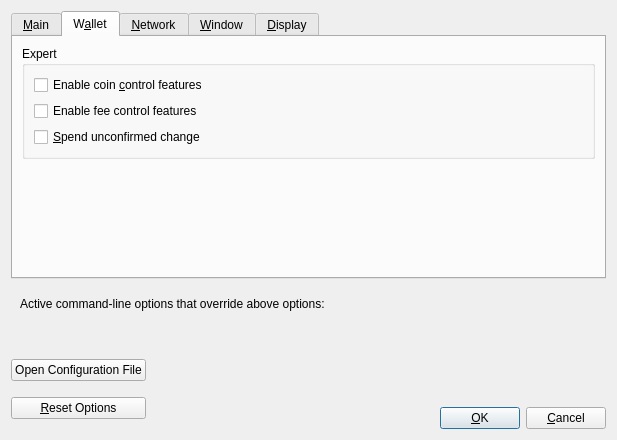
<?xml version="1.0" encoding="UTF-8"?>
<ui version="4.0">
 <class>OptionsDialog</class>
 <widget class="QDialog" name="OptionsDialog">
  <property name="geometry">
   <rect>
    <x>0</x>
    <y>0</y>
    <width>617</width>
    <height>440</height>
   </rect>
  </property>
  <property name="windowTitle">
   <string>Options</string>
  </property>
  <property name="modal">
   <bool>true</bool>
  </property>
  <layout class="QVBoxLayout" name="verticalLayout">
   <item>
    <widget class="QTabWidget" name="tabWidget">
     <property name="currentIndex">
      <number>1</number>
     </property>
     <widget class="QWidget" name="tabMain">
      <attribute name="title">
       <string>&amp;Main</string>
      </attribute>
      <layout class="QVBoxLayout" name="verticalLayout_Main">
       <item>
        <widget class="QCheckBox" name="atlasAtStartup">
         <property name="toolTip">
          <string>Automatically start %1 after logging in to the system.</string>
         </property>
         <property name="text">
          <string>&amp;Start %1 on system login</string>
         </property>
        </widget>
       </item>
       <item>
        <layout class="QHBoxLayout" name="horizontalLayout_2_Main">
         <item>
          <widget class="QLabel" name="databaseCacheLabel">
           <property name="text">
            <string>Size of &amp;database cache</string>
           </property>
           <property name="textFormat">
            <enum>Qt::PlainText</enum>
           </property>
           <property name="buddy">
            <cstring>databaseCache</cstring>
           </property>
          </widget>
         </item>
         <item>
          <widget class="QSpinBox" name="databaseCache"/>
         </item>
         <item>
          <widget class="QLabel" name="databaseCacheUnitLabel">
           <property name="text">
            <string>MB</string>
           </property>
           <property name="textFormat">
            <enum>Qt::PlainText</enum>
           </property>
          </widget>
         </item>
         <item>
          <spacer name="horizontalSpacer_2_Main">
           <property name="orientation">
            <enum>Qt::Horizontal</enum>
           </property>
           <property name="sizeHint" stdset="0">
            <size>
             <width>40</width>
             <height>20</height>
            </size>
           </property>
          </spacer>
         </item>
        </layout>
       </item>
       <item>
        <layout class="QHBoxLayout" name="horizontalLayout_3_Main">
         <item>
          <widget class="QLabel" name="threadsScriptVerifLabel">
           <property name="text">
            <string>Number of script &amp;verification threads</string>
           </property>
           <property name="textFormat">
            <enum>Qt::PlainText</enum>
           </property>
           <property name="buddy">
            <cstring>threadsScriptVerif</cstring>
           </property>
          </widget>
         </item>
         <item>
          <widget class="QSpinBox" name="threadsScriptVerif">
           <property name="toolTip">
            <string>(0 = auto, &lt;0 = leave that many cores free)</string>
           </property>
          </widget>
         </item>
         <item>
          <spacer name="horizontalSpacer_3_Main">
           <property name="orientation">
            <enum>Qt::Horizontal</enum>
           </property>
           <property name="sizeHint" stdset="0">
            <size>
             <width>40</width>
             <height>20</height>
            </size>
           </property>
          </spacer>
         </item>
        </layout>
       </item>
       <item>
        <spacer name="verticalSpacer_Main">
         <property name="orientation">
          <enum>Qt::Vertical</enum>
         </property>
         <property name="sizeHint" stdset="0">
          <size>
           <width>20</width>
           <height>40</height>
          </size>
         </property>
        </spacer>
       </item>
      </layout>
     </widget>
     <widget class="QWidget" name="tabWallet">
      <attribute name="title">
       <string>W&amp;allet</string>
      </attribute>
      <layout class="QVBoxLayout" name="verticalLayout_Wallet">
       <item>
        <widget class="QGroupBox" name="groupBox">
         <property name="title">
          <string>Expert</string>
         </property>
         <layout class="QVBoxLayout" name="verticalLayout_2">
          <item>
           <widget class="QCheckBox" name="coinControlFeatures">
            <property name="toolTip">
             <string>Whether to show coin control features or not.</string>
            </property>
            <property name="text">
             <string>Enable coin &amp;control features</string>
            </property>
           </widget>
          </item>
          <item>
           <widget class="QCheckBox" name="customFeeFeatures">
            <property name="text">
             <string>Enable fee control features</string>
            </property>
           </widget>
          </item>
          <item>
           <widget class="QCheckBox" name="spendZeroConfChange">
            <property name="toolTip">
             <string>If you disable the spending of unconfirmed change, the change from a transaction cannot be used until that transaction has at least one confirmation. This also affects how your balance is computed.</string>
            </property>
            <property name="text">
             <string>&amp;Spend unconfirmed change</string>
            </property>
           </widget>
          </item>
         </layout>
        </widget>
       </item>
       <item>
        <spacer name="verticalSpacer_Wallet">
         <property name="orientation">
          <enum>Qt::Vertical</enum>
         </property>
         <property name="sizeHint" stdset="0">
          <size>
           <width>20</width>
           <height>40</height>
          </size>
         </property>
        </spacer>
       </item>
      </layout>
     </widget>
     <widget class="QWidget" name="tabNetwork">
      <attribute name="title">
       <string>&amp;Network</string>
      </attribute>
      <layout class="QVBoxLayout" name="verticalLayout_Network">
       <item>
        <widget class="QCheckBox" name="mapPortUpnp">
         <property name="toolTip">
          <string>Automatically open the Atlas client port on the router. This only works when your router supports UPnP and it is enabled.</string>
         </property>
         <property name="text">
          <string>Map port using &amp;UPnP</string>
         </property>
        </widget>
       </item>
       <item>
        <widget class="QCheckBox" name="allowIncoming">
         <property name="toolTip">
          <string>Accept connections from outside.</string>
         </property>
         <property name="text">
          <string>Allow incomin&amp;g connections</string>
         </property>
        </widget>
       </item>
       <item>
        <widget class="QCheckBox" name="connectSocks">
         <property name="toolTip">
          <string>Connect to the Atlas network through a SOCKS5 proxy.</string>
         </property>
         <property name="text">
          <string>&amp;Connect through SOCKS5 proxy (default proxy):</string>
         </property>
        </widget>
       </item>
       <item>
        <layout class="QHBoxLayout" name="horizontalLayout_1_Network">
         <item>
          <widget class="QLabel" name="proxyIpLabel">
           <property name="text">
            <string>Proxy &amp;IP:</string>
           </property>
           <property name="textFormat">
            <enum>Qt::PlainText</enum>
           </property>
           <property name="buddy">
            <cstring>proxyIp</cstring>
           </property>
          </widget>
         </item>
         <item>
          <widget class="QValidatedLineEdit" name="proxyIp">
           <property name="minimumSize">
            <size>
             <width>140</width>
             <height>0</height>
            </size>
           </property>
           <property name="maximumSize">
            <size>
             <width>140</width>
             <height>16777215</height>
            </size>
           </property>
           <property name="toolTip">
            <string>IP address of the proxy (e.g. IPv4: 127.0.0.1 / IPv6: ::1)</string>
           </property>
          </widget>
         </item>
         <item>
          <widget class="QLabel" name="proxyPortLabel">
           <property name="text">
            <string>&amp;Port:</string>
           </property>
           <property name="textFormat">
            <enum>Qt::PlainText</enum>
           </property>
           <property name="buddy">
            <cstring>proxyPort</cstring>
           </property>
          </widget>
         </item>
         <item>
          <widget class="QLineEdit" name="proxyPort">
           <property name="minimumSize">
            <size>
             <width>55</width>
             <height>0</height>
            </size>
           </property>
           <property name="maximumSize">
            <size>
             <width>55</width>
             <height>16777215</height>
            </size>
           </property>
           <property name="toolTip">
            <string>Port of the proxy (e.g. 9050)</string>
           </property>
          </widget>
         </item>
         <item>
          <spacer name="horizontalSpacer_1_Network">
           <property name="orientation">
            <enum>Qt::Horizontal</enum>
           </property>
           <property name="sizeHint" stdset="0">
            <size>
             <width>40</width>
             <height>20</height>
            </size>
           </property>
          </spacer>
         </item>
        </layout>
       </item>
       <item>
        <layout class="QHBoxLayout" name="horizontalLayout_2_Network">
         <item>
          <widget class="QLabel" name="proxyActiveNets">
           <property name="text">
            <string>Used for reaching peers via:</string>
           </property>
           <property name="textFormat">
            <enum>Qt::PlainText</enum>
           </property>
          </widget>
         </item>
         <item>
          <widget class="QCheckBox" name="proxyReachIPv4">
           <property name="enabled">
            <bool>false</bool>
           </property>
           <property name="toolTip">
            <string>Shows if the supplied default SOCKS5 proxy is used to reach peers via this network type.</string>
           </property>
           <property name="text">
            <string/>
           </property>
          </widget>
         </item>
         <item>
          <widget class="QLabel" name="proxyReachIPv4Label">
           <property name="text">
            <string>IPv4</string>
           </property>
           <property name="textFormat">
            <enum>Qt::PlainText</enum>
           </property>
          </widget>
         </item>
         <item>
          <widget class="QCheckBox" name="proxyReachIPv6">
           <property name="enabled">
            <bool>false</bool>
           </property>
           <property name="toolTip">
            <string>Shows if the supplied default SOCKS5 proxy is used to reach peers via this network type.</string>
           </property>
           <property name="text">
            <string/>
           </property>
          </widget>
         </item>
         <item>
          <widget class="QLabel" name="proxyReachIPv6Label">
           <property name="text">
            <string>IPv6</string>
           </property>
           <property name="textFormat">
            <enum>Qt::PlainText</enum>
           </property>
          </widget>
         </item>
         <item>
          <widget class="QCheckBox" name="proxyReachTor">
           <property name="enabled">
            <bool>false</bool>
           </property>
           <property name="toolTip">
            <string>Shows if the supplied default SOCKS5 proxy is used to reach peers via this network type.</string>
           </property>
           <property name="text">
            <string/>
           </property>
          </widget>
         </item>
         <item>
          <widget class="QLabel" name="proxyReachTorLabel">
           <property name="text">
            <string>Tor</string>
           </property>
           <property name="textFormat">
            <enum>Qt::PlainText</enum>
           </property>
          </widget>
         </item>
         <item>
          <spacer name="horizontalSpacer_2_Network">
           <property name="orientation">
            <enum>Qt::Horizontal</enum>
           </property>
           <property name="sizeHint" stdset="0">
            <size>
             <width>40</width>
             <height>20</height>
            </size>
           </property>
          </spacer>
         </item>
        </layout>
       </item>
       <item>
        <widget class="QCheckBox" name="connectSocksTor">
         <property name="toolTip">
          <string>Connect to the Atlas network through a separate SOCKS5 proxy for Tor hidden services.</string>
         </property>
         <property name="text">
          <string>Use separate SOCKS&amp;5 proxy to reach peers via Tor hidden services:</string>
         </property>
        </widget>
       </item>
       <item>
        <layout class="QHBoxLayout" name="horizontalLayout_3_Network">
         <item>
          <widget class="QLabel" name="proxyIpTorLabel">
           <property name="text">
            <string>Proxy &amp;IP:</string>
           </property>
           <property name="textFormat">
            <enum>Qt::PlainText</enum>
           </property>
           <property name="buddy">
            <cstring>proxyIpTor</cstring>
           </property>
          </widget>
         </item>
         <item>
          <widget class="QValidatedLineEdit" name="proxyIpTor">
           <property name="minimumSize">
            <size>
             <width>140</width>
             <height>0</height>
            </size>
           </property>
           <property name="maximumSize">
            <size>
             <width>140</width>
             <height>16777215</height>
            </size>
           </property>
           <property name="toolTip">
            <string>IP address of the proxy (e.g. IPv4: 127.0.0.1 / IPv6: ::1)</string>
           </property>
          </widget>
         </item>
         <item>
          <widget class="QLabel" name="proxyPortTorLabel">
           <property name="text">
            <string>&amp;Port:</string>
           </property>
           <property name="textFormat">
            <enum>Qt::PlainText</enum>
           </property>
           <property name="buddy">
            <cstring>proxyPortTor</cstring>
           </property>
          </widget>
         </item>
         <item>
          <widget class="QLineEdit" name="proxyPortTor">
           <property name="minimumSize">
            <size>
             <width>55</width>
             <height>0</height>
            </size>
           </property>
           <property name="maximumSize">
            <size>
             <width>55</width>
             <height>16777215</height>
            </size>
           </property>
           <property name="toolTip">
            <string>Port of the proxy (e.g. 9050)</string>
           </property>
          </widget>
         </item>
         <item>
          <spacer name="horizontalSpacer_4_Network">
           <property name="orientation">
            <enum>Qt::Horizontal</enum>
           </property>
           <property name="sizeHint" stdset="0">
            <size>
             <width>40</width>
             <height>20</height>
            </size>
           </property>
          </spacer>
         </item>
        </layout>
       </item>
       <item>
        <spacer name="verticalSpacer_Network">
         <property name="orientation">
          <enum>Qt::Vertical</enum>
         </property>
         <property name="sizeHint" stdset="0">
          <size>
           <width>20</width>
           <height>40</height>
          </size>
         </property>
        </spacer>
       </item>
      </layout>
     </widget>
     <widget class="QWidget" name="tabWindow">
      <attribute name="title">
       <string>&amp;Window</string>
      </attribute>
      <layout class="QVBoxLayout" name="verticalLayout_Window">
       <item>
        <widget class="QCheckBox" name="hideTrayIcon">
         <property name="toolTip">
          <string>Hide the icon from the system tray.</string>
         </property>
         <property name="text">
          <string>&amp;Hide tray icon</string>
         </property>
        </widget>
       </item>
       <item>
        <widget class="QCheckBox" name="minimizeToTray">
         <property name="toolTip">
          <string>Show only a tray icon after minimizing the window.</string>
         </property>
         <property name="text">
          <string>&amp;Minimize to the tray instead of the taskbar</string>
         </property>
        </widget>
       </item>
       <item>
        <widget class="QCheckBox" name="minimizeOnClose">
         <property name="toolTip">
          <string>Minimize instead of exit the application when the window is closed. When this option is enabled, the application will be closed only after selecting Exit in the menu.</string>
         </property>
         <property name="text">
          <string>M&amp;inimize on close</string>
         </property>
        </widget>
       </item>
       <item>
        <spacer name="verticalSpacer_Window">
         <property name="orientation">
          <enum>Qt::Vertical</enum>
         </property>
         <property name="sizeHint" stdset="0">
          <size>
           <width>20</width>
           <height>40</height>
          </size>
         </property>
        </spacer>
       </item>
      </layout>
     </widget>
     <widget class="QWidget" name="tabDisplay">
      <attribute name="title">
       <string>&amp;Display</string>
      </attribute>
      <layout class="QVBoxLayout" name="verticalLayout_Display">
       <item>
        <layout class="QHBoxLayout" name="horizontalLayout_1_Display">
         <item>
          <widget class="QLabel" name="langLabel">
           <property name="text">
            <string>User Interface &amp;language:</string>
           </property>
           <property name="textFormat">
            <enum>Qt::PlainText</enum>
           </property>
           <property name="buddy">
            <cstring>lang</cstring>
           </property>
          </widget>
         </item>
         <item>
          <widget class="QValueComboBox" name="lang">
           <property name="toolTip">
            <string>The user interface language can be set here. This setting will take effect after restarting %1.</string>
           </property>
          </widget>
         </item>
        </layout>
       </item>
       <item>
        <layout class="QHBoxLayout" name="horizontalLayout_2_Display">
         <item>
          <widget class="QLabel" name="unitLabel">
           <property name="text">
            <string>&amp;Unit to show amounts in:</string>
           </property>
           <property name="textFormat">
            <enum>Qt::PlainText</enum>
           </property>
           <property name="buddy">
            <cstring>unit</cstring>
           </property>
          </widget>
         </item>
         <item>
          <widget class="QValueComboBox" name="unit">
           <property name="toolTip">
            <string>Choose the default subdivision unit to show in the interface and when sending coins.</string>
           </property>
          </widget>
         </item>
        </layout>
       </item>
       <item>
        <layout class="QHBoxLayout" name="horizontalLayout_3_Display">
         <item>
          <widget class="QLabel" name="thirdPartyTxUrlsLabel">
           <property name="toolTip">
            <string>Third party URLs (e.g. a block explorer) that appear in the transactions tab as context menu items. %s in the URL is replaced by transaction hash. Multiple URLs are separated by vertical bar |.</string>
           </property>
           <property name="text">
            <string>&amp;Third party transaction URLs</string>
           </property>
           <property name="buddy">
            <cstring>thirdPartyTxUrls</cstring>
           </property>
          </widget>
         </item>
         <item>
          <widget class="QLineEdit" name="thirdPartyTxUrls">
           <property name="toolTip">
            <string>Third party URLs (e.g. a block explorer) that appear in the transactions tab as context menu items. %s in the URL is replaced by transaction hash. Multiple URLs are separated by vertical bar |.</string>
           </property>
          </widget>
         </item>
        </layout>
       </item>
       <item>
        <spacer name="verticalSpacer_Display">
         <property name="orientation">
          <enum>Qt::Vertical</enum>
         </property>
         <property name="sizeHint" stdset="0">
          <size>
           <width>20</width>
           <height>40</height>
          </size>
         </property>
        </spacer>
       </item>
      </layout>
     </widget>
    </widget>
   </item>
   <item>
    <widget class="QFrame" name="frame">
     <layout class="QVBoxLayout" name="verticalLayout_Bottom">
      <item>
       <layout class="QHBoxLayout" name="horizontalLayout_Bottom">
        <item>
         <widget class="QLabel" name="overriddenByCommandLineInfoLabel">
          <property name="text">
           <string>Active command-line options that override above options:</string>
          </property>
          <property name="textFormat">
           <enum>Qt::PlainText</enum>
          </property>
         </widget>
        </item>
        <item>
         <spacer name="horizontalSpacer_Bottom">
          <property name="orientation">
           <enum>Qt::Horizontal</enum>
          </property>
          <property name="sizeHint" stdset="0">
           <size>
            <width>40</width>
            <height>20</height>
           </size>
          </property>
         </spacer>
        </item>
       </layout>
      </item>
      <item>
       <widget class="QLabel" name="overriddenByCommandLineLabel">
        <property name="text">
         <string/>
        </property>
        <property name="textFormat">
         <enum>Qt::PlainText</enum>
        </property>
        <property name="wordWrap">
         <bool>true</bool>
        </property>
       </widget>
      </item>
     </layout>
    </widget>
   </item>
   <item>
    <layout class="QHBoxLayout" name="horizontalLayout_Buttons">
     <item>
      <layout class="QVBoxLayout" name="verticalLayout_Buttons">
       <item>
        <widget class="QPushButton" name="openAtlasConfButton">
         <property name="toolTip">
          <string>Open the %1 configuration file from the working directory.</string>
         </property>
         <property name="text">
          <string>Open Configuration File</string>
         </property>
         <property name="autoDefault">
          <bool>false</bool>
         </property>
        </widget>
       </item>
       <item>
        <widget class="QPushButton" name="resetButton">
         <property name="toolTip">
          <string>Reset all client options to default.</string>
         </property>
         <property name="text">
          <string>&amp;Reset Options</string>
         </property>
         <property name="autoDefault">
          <bool>false</bool>
         </property>
        </widget>
       </item>
      </layout>
     </item>
     <item>
      <spacer name="horizontalSpacer_1">
       <property name="orientation">
        <enum>Qt::Horizontal</enum>
       </property>
       <property name="sizeHint" stdset="0">
        <size>
         <width>40</width>
         <height>48</height>
        </size>
       </property>
      </spacer>
     </item>
     <item>
      <widget class="QLabel" name="statusLabel">
       <property name="minimumSize">
        <size>
         <width>200</width>
         <height>0</height>
        </size>
       </property>
       <property name="font">
        <font>
         <weight>75</weight>
         <bold>true</bold>
        </font>
       </property>
       <property name="text">
        <string/>
       </property>
       <property name="textFormat">
        <enum>Qt::PlainText</enum>
       </property>
       <property name="wordWrap">
        <bool>true</bool>
       </property>
      </widget>
     </item>
     <item>
      <spacer name="horizontalSpacer_2">
       <property name="orientation">
        <enum>Qt::Horizontal</enum>
       </property>
       <property name="sizeHint" stdset="0">
        <size>
         <width>40</width>
         <height>48</height>
        </size>
       </property>
      </spacer>
     </item>
     <item>
      <layout class="QVBoxLayout" name="verticalLayout_4">
       <item>
        <spacer name="verticalSpacer">
         <property name="orientation">
          <enum>Qt::Vertical</enum>
         </property>
         <property name="sizeHint" stdset="0">
          <size>
           <width>20</width>
           <height>40</height>
          </size>
         </property>
        </spacer>
       </item>
       <item>
        <layout class="QHBoxLayout" name="horizontalLayout">
         <item>
          <widget class="QPushButton" name="okButton">
           <property name="text">
            <string>&amp;OK</string>
           </property>
           <property name="autoDefault">
            <bool>false</bool>
           </property>
           <property name="default">
            <bool>true</bool>
           </property>
          </widget>
         </item>
         <item>
          <widget class="QPushButton" name="cancelButton">
           <property name="text">
            <string>&amp;Cancel</string>
           </property>
           <property name="autoDefault">
            <bool>false</bool>
           </property>
          </widget>
         </item>
        </layout>
       </item>
      </layout>
     </item>
    </layout>
   </item>
  </layout>
 </widget>
 <customwidgets>
  <customwidget>
   <class>QValidatedLineEdit</class>
   <extends>QLineEdit</extends>
   <header>qvalidatedlineedit.h</header>
  </customwidget>
  <customwidget>
   <class>QValueComboBox</class>
   <extends>QComboBox</extends>
   <header>qvaluecombobox.h</header>
  </customwidget>
 </customwidgets>
 <resources/>
 <connections/>
</ui>
